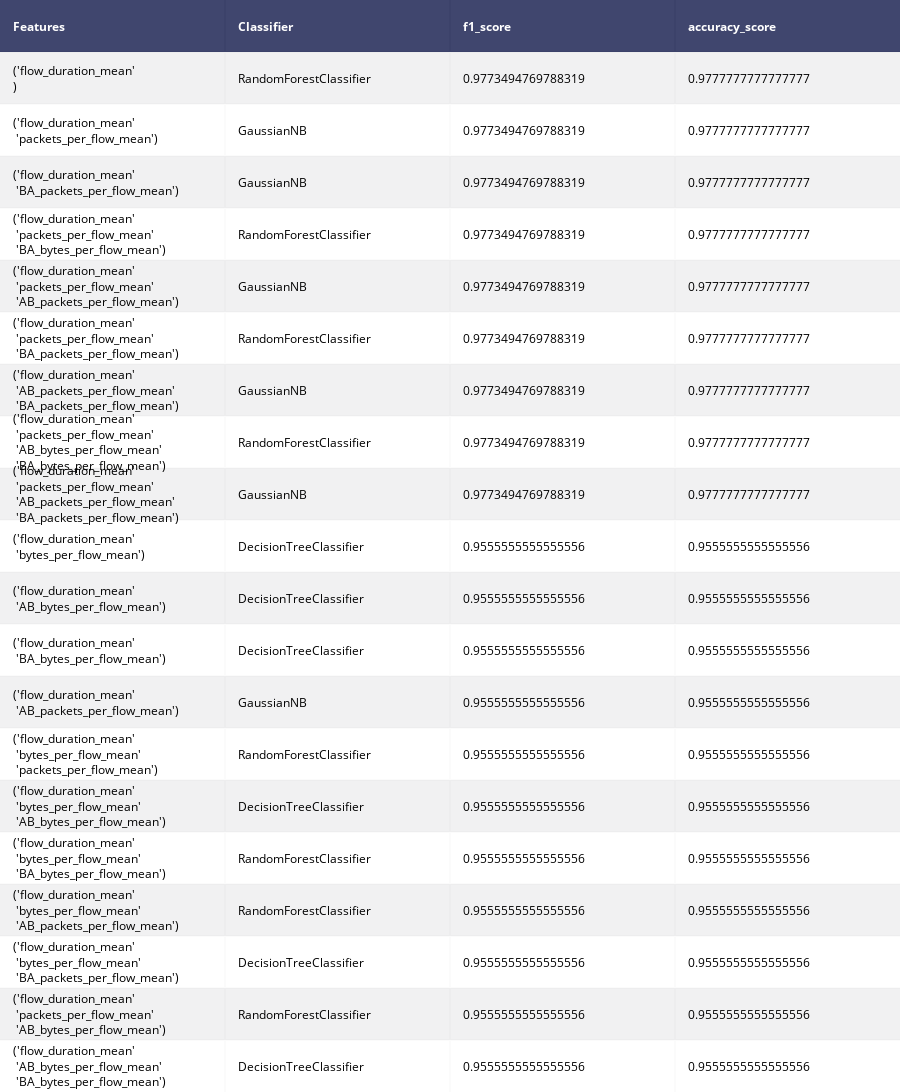
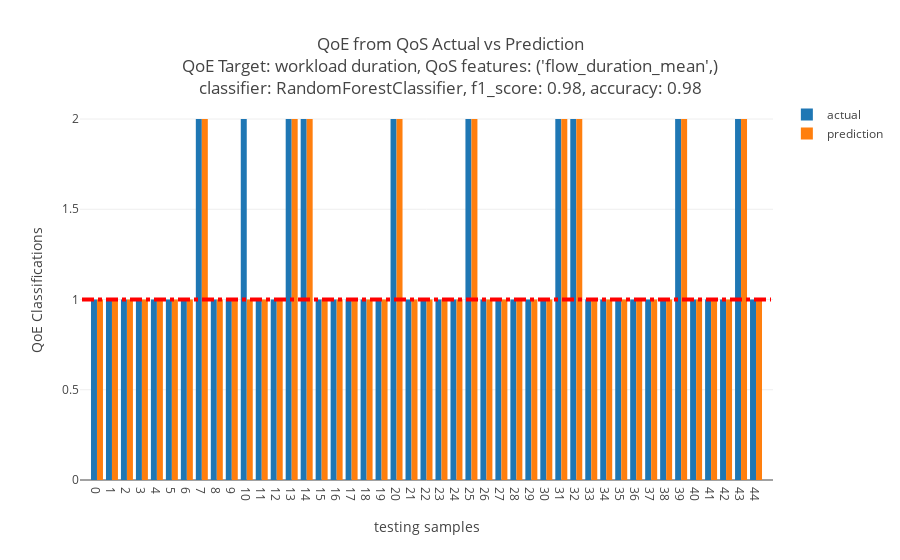
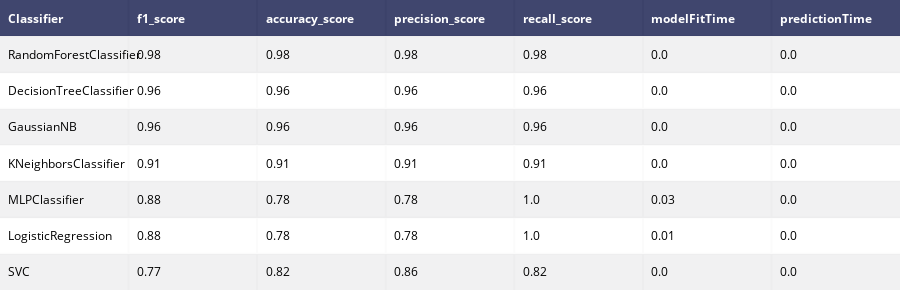
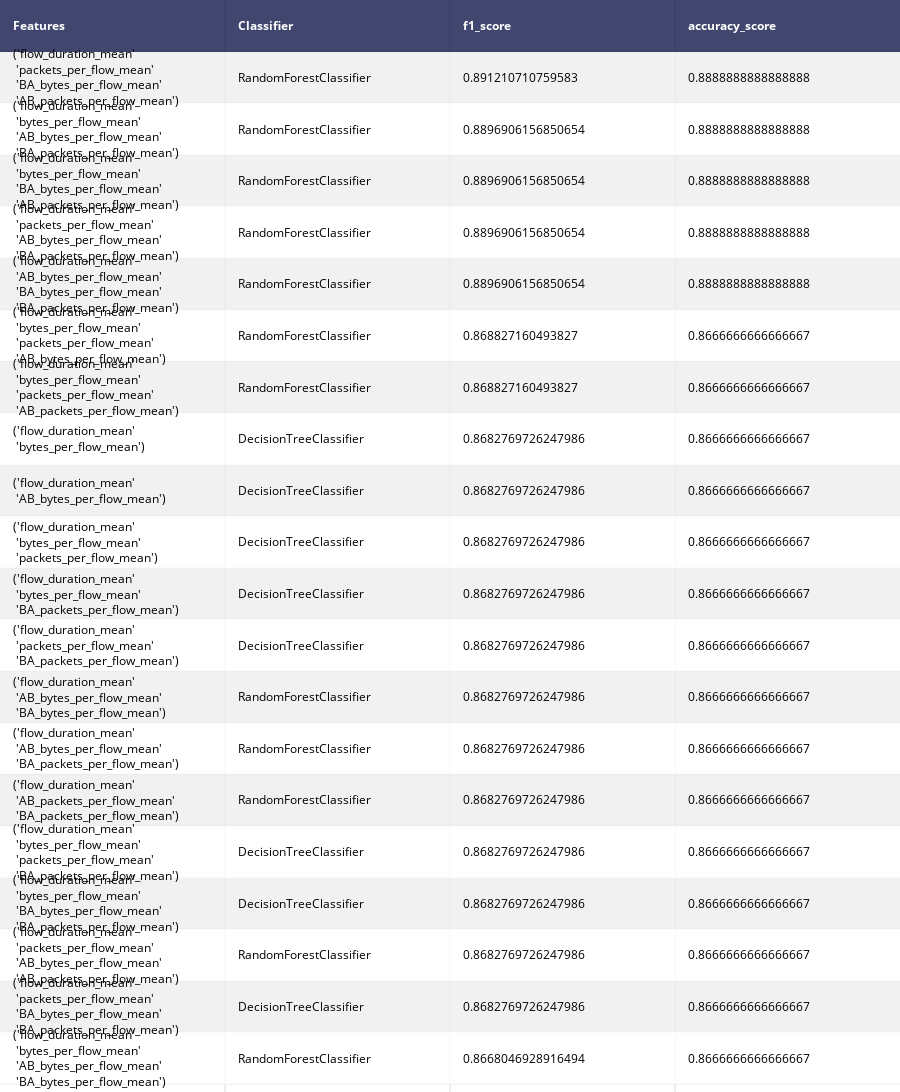

Write notebook code for charts like these, in order.
### Markdown cell above
## Estimate Workload Duration (QoE) from measured QoS features.  
* Evaluate for Binary Classification and Multiclass Classification
* Evaluate with all of the ML classifiers
* Evaluate with all of combinations of QoS Features
* Compare the evaluation methods (classifier and feature combination) and determine the best performer

### Code cell
import itertools as it
classifiers = [LogisticRegression(),DecisionTreeClassifier(max_depth=5),KNeighborsClassifier(3),
               LinearDiscriminantAnalysis(),RandomForestClassifier(max_depth=5,n_estimators=3, random_state=0),
               GaussianNB(),SVC(),MLPClassifier()]
classifiers = [LogisticRegression(),DecisionTreeClassifier(max_depth=5),KNeighborsClassifier(3),
               RandomForestClassifier(max_depth=5,n_estimators=3, random_state=0),
               GaussianNB(),SVC(),MLPClassifier()]
classifications=[
    {
        'desc':"Binary Classifications",
        'bins':[0,indexNoStressHigh,np.inf],
        'names':[1,2],
        'low': indexNoStressHigh,
        'high':indexNoStressHigh
    },
    {
        'desc':"Multiclass Classifications",
        'bins':[0,indexNoStressLow,indexNoStressHigh,np.inf],
        'names': [1,2,3], 
        'low': indexNoStressLow,
        'high':indexNoStressHigh

        
    }
]
_features = pd.DataFrame()    
_features['flow_duration_mean'] = dfSkydiveFlowsLabeledAgg['flow_duration']['mean']
_features['bytes_per_flow_mean'] = dfSkydiveFlowsBytesPerFlowLabeledAgg['bytes_per_flow']['mean'] 
_features['packets_per_flow_mean'] = dfSkydiveFlowsPacketsPerFlowLabeledAgg['packets_per_flow']['mean'] 
_features['AB_bytes_per_flow_mean'] = dfSkydiveFlowsABBytesPerFlowLabeledAgg['AB_bytes_per_flow']['mean'] 
_features['BA_bytes_per_flow_mean'] = dfSkydiveFlowsBABytesPerFlowLabeledAgg['BA_bytes_per_flow']['mean'] 
_features['AB_packets_per_flow_mean'] = dfSkydiveFlowsABPacketsPerFlowLabeledAgg['AB_packets_per_flow']['mean'] 
_features['BA_packets_per_flow_mean'] = dfSkydiveFlowsBAPacketsPerFlowLabeledAgg['BA_packets_per_flow']['mean']
_features['RTT_mean'] = dfSkydiveFlowsRTTLabeledAgg['_source.Metric.RTT']['mean']

_test_features = pd.DataFrame()    
_test_features['flow_duration_mean'] = dfSkydiveFlowsLabeledAggTest['flow_duration']['mean']
_test_features['bytes_per_flow_mean'] = dfSkydiveFlowsBytesPerFlowLabeledAggTest['bytes_per_flow']['mean'] 
_test_features['packets_per_flow_mean'] = dfSkydiveFlowsPacketsPerFlowLabeledAggTest['packets_per_flow']['mean'] 
_test_features['AB_bytes_per_flow_mean'] = dfSkydiveFlowsABBytesPerFlowLabeledAggTest['AB_bytes_per_flow']['mean'] 
_test_features['BA_bytes_per_flow_mean'] = dfSkydiveFlowsBABytesPerFlowLabeledAggTest['BA_bytes_per_flow']['mean'] 
_test_features['AB_packets_per_flow_mean'] = dfSkydiveFlowsABPacketsPerFlowLabeledAggTest['AB_packets_per_flow']['mean'] 
_test_features['BA_packets_per_flow_mean'] = dfSkydiveFlowsBAPacketsPerFlowLabeledAggTest['BA_packets_per_flow']['mean']
_test_features['RTT_mean'] = dfSkydiveFlowsRTTLabeledAgg['_source.Metric.RTT']['mean']


print("Do ML Classification")
print("training set size",_features.shape[0])
print("testing set size",_test_features.shape[0])
print("Examine all combinations of the features listed below:")
for f in list(_features.columns):
    print("      ",f)

for classification in classifications:
    print("")
    print("")
    print("{}".format(classification["desc"]))    
    dfCombinationScores = pd.DataFrame(columns = ['Features','Classifier','f1_score','accuracy_score'])
    bestClassifiers = []
    qoeTables=[]
    bins = classification['bins']
    names = classification['names']
    targets = pd.cut(dfIndex['elapse_time'], bins,labels=names)
    test_targets = pd.cut( dfIndexTest['elapse_time'], bins,labels=names)
    #for i in range(1,_features.shape[1]+1):
    for i in range(1,5):
        for comb in it.combinations(list(_features.columns),i):        
            features = pd.DataFrame()
            test_features = pd.DataFrame()
            for f in comb:
                features[f] = _features[f]
                test_features[f] = _test_features[f]
            X_train, X_test, y_train, y_test = train_test_split(features,targets, test_size=0.0, random_state=0)
            bestClassifier, qoeTable = QoEEstimator(classifiers,X_train, y_train,test_features,test_targets)
            bestClassifiers.append(bestClassifier.copy())
            qoeTables.append(qoeTable.copy())
            dfCombinationScores = dfCombinationScores.append({
                'Features' : str(comb).replace(",","<br>"),
                'Classifier' : bestClassifier["classifier"], 
                'f1_score' :  bestClassifier["f1_score"],
                'accuracy_score' :  bestClassifier["accuracy_score"]
            },ignore_index=True) 
    dfCombinationScores = dfCombinationScores.sort_values(by=['f1_score','accuracy_score'], ascending=False)
    bestIndex = dfCombinationScores.index[0]
    bestClassifier = bestClassifiers[bestIndex]
    bestFeatures = dfCombinationScores.Features[bestIndex]
    qoeTable = qoeTables[bestIndex]
    table = ff.create_table(dfCombinationScores.head(20),height_constant=80)
    print("")
    print("The table below shows the first 20 highest scoring {}".format(classification["desc"]))
    iplot(table)
    print("")
    print("The figure below illustates the best perfoming classifier from the {}".format(classification["desc"]))
    title = "QoE from QoS Actual vs Prediction<br> QoE Target: workload duration, QoS features: {} <br>classifier: {}, f1_score: {}, accuracy: {}".format(bestFeatures.replace("<br>",","),bestClassifier["classifier"],str(round(bestClassifier["f1_score"],2)),str(round(bestClassifier["accuracy_score"],2)))
    plotModelEstimates(bestClassifier["y_test"],bestClassifier["y_pred"],'testing samples','QoE Classifications',title,names)
    print("")
    print("The table below compares other {} using the same QoS features, i.e. {}".format(classification["desc"],bestFeatures.replace("<br>",",")))          
    iplot(qoeTable)
